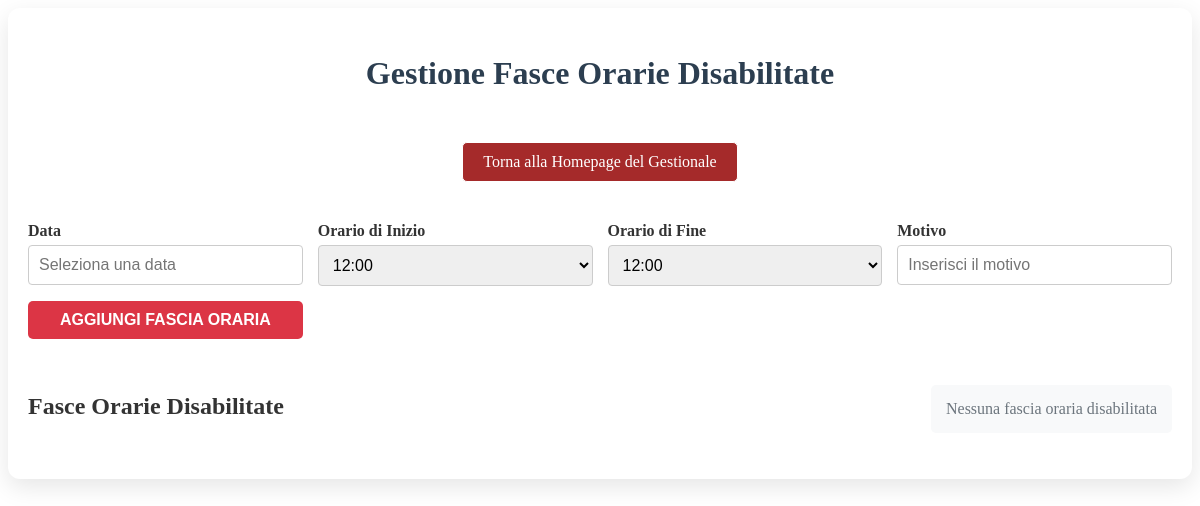
Page /gestionale/manage-disabled-time-slots/ (signed in) on the earlier database version.
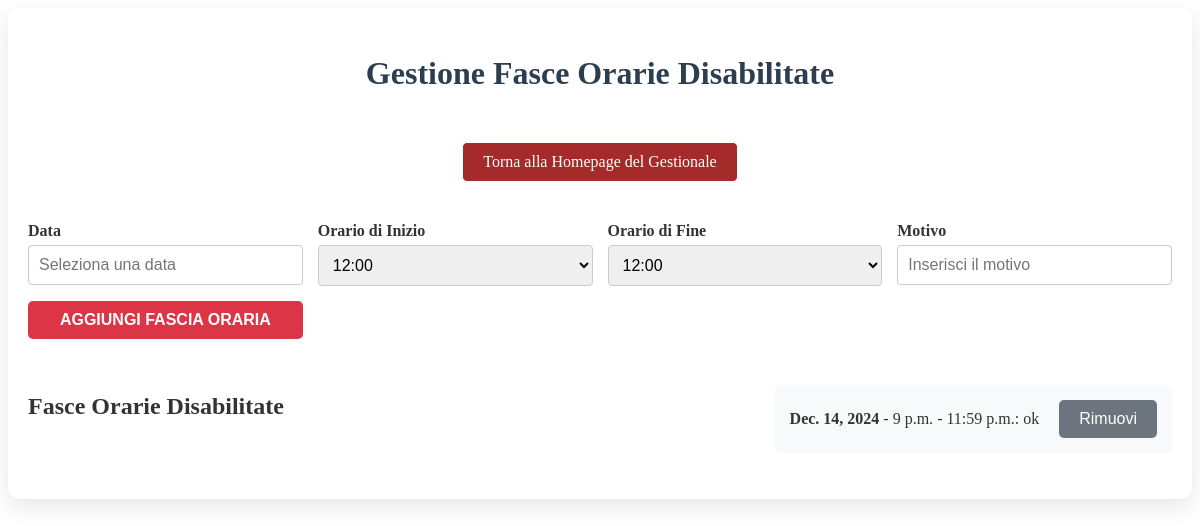
Same page on the later database version.
### gestionale/models.py (models this page shows, shortened)
class DisabledTimeSlot(models.Model):
    date = models.DateField()
    start_time = models.TimeField()
    end_time = models.TimeField()
    reason = models.CharField(max_length=255, blank=True, null=True)

### gestionale/views.py (the view)
# urls.py: path('manage-disabled-time-slots/', views.manage_disabled_time_slots, name='manage_disabled_time_slots'),
@login_required
def manage_disabled_time_slots(request):
    time_slots = [
        "12:00", "12:30", "13:00", "13:30", "14:00",
        "19:00", "19:30", "20:00", "20:30", "21:00",
        "21:30", "22:00", "22:30", "23:00", "23:59"
    ]
    if request.method == "POST":
        form = DisabledTimeSlotForm(request.POST)
        if form.is_valid():
            form.save()
            return redirect('gestionale:manage_disabled_time_slots')
    else:
        form = DisabledTimeSlotForm()
    disabled_time_slots = DisabledTimeSlot.objects.all()
    return render(request, 'gestionale/manage_disabled_time_slots.html', {
        'form': form,
        'disabled_time_slots': disabled_time_slots,
        'time_slots': time_slots,  # Passa gli orari preimpostati al template
    })

### gestionale/form.py
class DisabledTimeSlotForm(forms.ModelForm):
    class Meta:
        model = DisabledTimeSlot
        fields = ['date', 'start_time', 'end_time', 'reason']
        widgets = {
            'date': forms.DateInput(attrs={'type': 'date', 'class': 'form-control'}),
            'start_time': forms.TimeInput(attrs={'type': 'time', 'class': 'form-control'}),
            'end_time': forms.TimeInput(attrs={'type': 'time', 'class': 'form-control'}),
            'reason': forms.TextInput(attrs={'class': 'form-control'}),
        }

### gestionale/templates/gestionale/manage_disabled_time_slots.html (shortened to what this page needs)
{% load static %}
<!DOCTYPE html>
<html lang="it">
<head>
    <link rel="stylesheet" href="{% static 'gestionale/prenotazioni.css' %}">
    <link rel="stylesheet" href="https://cdn.jsdelivr.net/npm/flatpickr/dist/flatpickr.min.css">
</head>
<body>
    <div class="reservation-container">
        <h2>Gestione Fasce Orarie Disabilitate</h2>
        <div class="navigation-container">
            <a href="{% url 'gestionale:gestionale' %}" class="back-to-home">Torna alla Homepage del Gestionale</a>
        </div>
        <form method="post" class="date-selector-form">
            <div class="form-group">
                <label for="id_date"><strong>Data</strong></label>
                <input type="text" id="id_date" name="date" placeholder="Seleziona una data" required>
            </div>
            <div class="form-group">
                <label for="id_start_time"><strong>Orario di Inizio</strong></label>
                <select id="id_start_time" name="start_time" class="time-dropdown" required>
                    {% for time in time_slots %}
                        <option value="{{ time }}">{{ time }}</option>
                    {% endfor %}
                </select>
            </div>
            <div class="form-group">
                <label for="id_end_time"><strong>Orario di Fine</strong></label>
                <select id="id_end_time" name="end_time" class="time-dropdown" required>
                    {% for time in time_slots %}
                        <option value="{{ time }}">{{ time }}</option>
                    {% endfor %}
                </select>
            </div>
            <div class="form-group">
                <label for="id_reason"><strong>Motivo</strong></label>
                <input type="text" id="id_reason" name="reason" placeholder="Inserisci il motivo" required>
            </div>
            <div class="form-group submit-group">
                <button type="submit" class="btn btn-danger">Aggiungi Fascia Oraria</button>
            </div>
        </form>
        <div class="reservation-list">
            <h3>Fasce Orarie Disabilitate</h3>
            <ul>
                {% for slot in disabled_time_slots %}
                    <li>
                        <span><strong>{{ slot.date }}</strong> - {{ slot.start_time }} - {{ slot.end_time }}: {{ slot.reason }}</span>
                        <form method="post" action="{% url 'gestionale:delete_disabled_time_slot' slot.pk %}">
                            <button type="submit" class="btn btn-secondary">Rimuovi</button>
                        </form>
                    </li>
                {% empty %}
                    <li class="no-reservation">Nessuna fascia oraria disabilitata</li>
                {% endfor %}
            </ul>
        </div>
    </div>
</body>
</html>

Differences in the rows shown:
added DisabledTimeSlot: date "Dec. 14, 2024", start_time "9 p.m.", end_time "11:59 p.m.", reason "ok"
Other differences:
text no longer shown: "Nessuna fascia oraria disabilitata"
